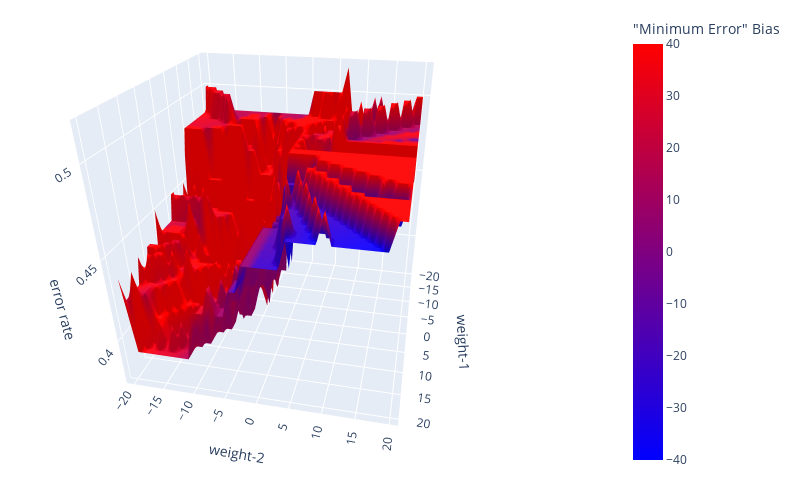

The code cell stored with this chart in its notebook:
### Code cell
##
# Traverse the entire space of weights and biases and see how it affects the error rate
##
num_samples = 40
weight1 = np.linspace(-20, 20, num=num_samples)
weight2 = np.linspace(-20, 20, num=num_samples)
biases_range =  np.linspace(-40, 40, num=num_samples)
errors = np.zeros((num_samples,num_samples))
biases = np.zeros((num_samples,num_samples))


## vary the weights and see how many errors the perceptron makes
for w2 in range(0,num_samples): #y-axis (y=0 = first row of matrix)
    for w1 in range(0,num_samples): #x-axis (x=0 first column of matrix)
        w = [weight1[w1],weight2[w2]]
        min_error = 64
        min_bias = 0
        for b_i in range(0,num_samples): #biases are rendered as the color axis             
            b = biases_range[b_i]
            error_count = tron.predict_only(X, Y, w, b, debug_function=None, summarize=False)
            if error_count <= min_error:
                min_error = error_count 
                min_bias = b
        errors[w2][w1] =  min_error/64
        biases[w2][w1] = min_bias
        #print(f"w:{weights[w]},b:{biases[b]},cost:{z[w][b]}")


import plotly.graph_objects as go
f3 = go.Figure(data=[go.Surface( 
    x=weight1, 
    y=weight2, 
    z=errors, 
    surfacecolor = biases, 
    colorscale='BlueRed',
    colorbar={"title": '"Minimum Error" Bias'}
)])
f3.update_layout(scene = dict(
                    xaxis_title='weight-1',
                    yaxis_title='weight-2',
                    zaxis_title='error rate'
                    ),
                    width=800,
                    height=480,                      
                    margin=dict(r=20, b=10, l=10, t=10))
f3.show()

### Figure 1 — Plotly figure (JSON) as saved in the notebook; plotly's stock layout.template omitted (floating-point values rounded to 4 significant figures; data arrays with more than 128 entries replaced by an {"elided": "..."} marker saying what was removed)
{"data": [{"colorbar": {"title": {"text": "\"Minimum Error\" Bias"}}, "colorscale": [[0, "rgb(0,0,255)"], [1, "rgb(255,0,0)"]], "surfacecolor": {"elided": "40x40 float values"}, "type": "surface", "x": [-20, -18.97, -17.95, -16.92, -15.9, -14.87, -13.85, -12.82, -11.79, -10.77, -9.744, -8.718, -7.692, -6.667, -5.641, -4.615, -3.59, -2.564, -1.538, -0.5128, 0.5128, 1.538, 2.564, 3.59, 4.615, 5.641, 6.667, 7.692, 8.718, 9.744, 10.77, 11.79, 12.82, 13.85, 14.87, 15.9, 16.92, 17.95, 18.97, 20], "y": [-20, -18.97, -17.95, -16.92, -15.9, -14.87, -13.85, -12.82, -11.79, -10.77, -9.744, -8.718, -7.692, -6.667, -5.641, -4.615, -3.59, -2.564, -1.538, -0.5128, 0.5128, 1.538, 2.564, 3.59, 4.615, 5.641, 6.667, 7.692, 8.718, 9.744, 10.77, 11.79, 12.82, 13.85, 14.87, 15.9, 16.92, 17.95, 18.97, 20], "z": {"elided": "40x40 float values"}}], "layout": {"dragmode": "zoom", "height": 480, "margin": {"b": 10, "l": 10, "r": 20, "t": 10}, "scene": {"aspectmode": "auto", "aspectratio": {"x": 1, "y": 1, "z": 1}, "camera": {"center": {"x": 0.01987, "y": 0.09703, "z": -0.08599}, "eye": {"x": 1.868, "y": 0.4809, "z": 0.9742}, "projection": {"type": "perspective"}, "up": {"x": 0, "y": 0, "z": 1}}, "dragmode": "turntable", "xaxis": {"title": {"text": "weight-1"}, "type": "linear"}, "yaxis": {"title": {"text": "weight-2"}, "type": "linear"}, "zaxis": {"title": {"text": "error rate"}, "type": "linear"}}, "width": 800}}
